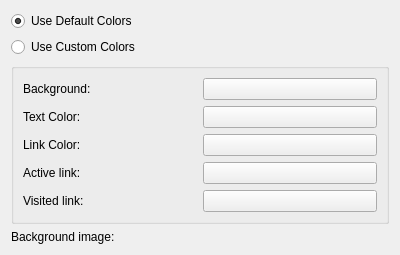
<?xml version="1.0" encoding="UTF-8"?>
<ui version="4.0">
 <class>PageColorBackgroundWidget</class>
 <widget class="QWidget" name="PageColorBackgroundWidget">
  <property name="geometry">
   <rect>
    <x>0</x>
    <y>0</y>
    <width>400</width>
    <height>250</height>
   </rect>
  </property>
  <layout class="QGridLayout" name="gridLayout_2">
   <item row="0" column="0">
    <widget class="QRadioButton" name="defaultColor">
     <property name="text">
      <string>Use Default Colors</string>
     </property>
     <property name="checked">
      <bool>true</bool>
     </property>
    </widget>
   </item>
   <item row="1" column="0">
    <widget class="QRadioButton" name="customColors">
     <property name="text">
      <string>Use Custom Colors</string>
     </property>
    </widget>
   </item>
   <item row="2" column="0">
    <widget class="QGroupBox" name="groupBox">
     <property name="title">
      <string/>
     </property>
     <layout class="QGridLayout" name="gridLayout">
      <item row="0" column="0">
       <widget class="QLabel" name="label">
        <property name="text">
         <string>Background:</string>
        </property>
       </widget>
      </item>
      <item row="0" column="1">
       <widget class="KColorButton" name="backgroundColor"/>
      </item>
      <item row="1" column="0">
       <widget class="QLabel" name="label_2">
        <property name="text">
         <string>Text Color:</string>
        </property>
       </widget>
      </item>
      <item row="1" column="1">
       <widget class="KColorButton" name="textColor"/>
      </item>
      <item row="2" column="0">
       <widget class="QLabel" name="label_4">
        <property name="text">
         <string>Link Color:</string>
        </property>
       </widget>
      </item>
      <item row="2" column="1">
       <widget class="KColorButton" name="linkColor"/>
      </item>
      <item row="3" column="1">
       <widget class="KColorButton" name="activeLinkColor"/>
      </item>
      <item row="4" column="1">
       <widget class="KColorButton" name="visitedLinkColor"/>
      </item>
      <item row="3" column="0">
       <widget class="QLabel" name="label_5">
        <property name="text">
         <string>Active link:</string>
        </property>
       </widget>
      </item>
      <item row="4" column="0">
       <widget class="QLabel" name="label_6">
        <property name="text">
         <string>Visited link:</string>
        </property>
       </widget>
      </item>
     </layout>
    </widget>
   </item>
   <item row="3" column="0">
    <layout class="QHBoxLayout" name="horizontalLayout">
     <item>
      <widget class="QLabel" name="label_3">
       <property name="text">
        <string>Background image:</string>
       </property>
      </widget>
     </item>
     <item>
      <widget class="KUrlRequester" name="backgroundImage"/>
     </item>
    </layout>
   </item>
  </layout>
 </widget>
 <customwidgets>
  <customwidget>
   <class>KColorButton</class>
   <extends>QPushButton</extends>
   <header>kcolorbutton.h</header>
  </customwidget>
  <customwidget>
   <class>KUrlRequester</class>
   <extends>QFrame</extends>
   <header>kurlrequester.h</header>
  </customwidget>
 </customwidgets>
 <resources/>
 <connections/>
</ui>
